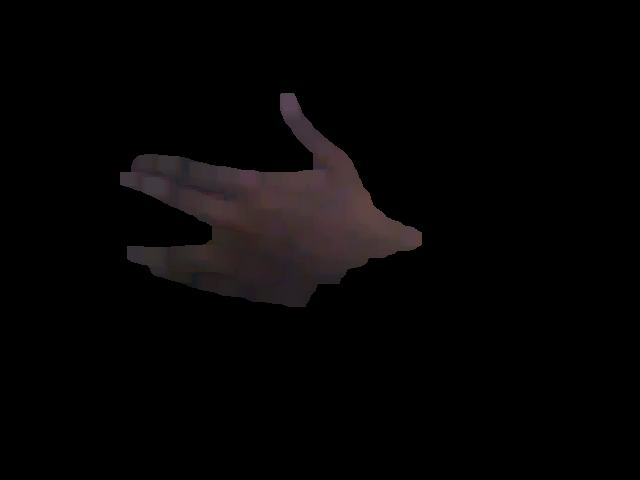
#> input picture Mosaic'17/spock1.png, 640 x 480 px; its folder holds only this picture in this run
$ python mosaic_data.py
#> lines starting #> are read from the running program, lines starting #| are printed output that depends on the picture; after the words box and inside, x2 and y2 are one past the last pixel; in counts of white or black regions, pixels touching at a corner belong together
import cv2
import numpy as np

lower=np.array([10,10,10])
upper=np.array([255,255,255])

for i in range(1,31):

    img=cv2.imread('spock'+str(i)+'.png',1)
#> img is the input picture: shape (480, 640, 3); mean B, G, R 4.9, 4.6, 5.9
    img_f=cv2.inRange(img,lower,upper)
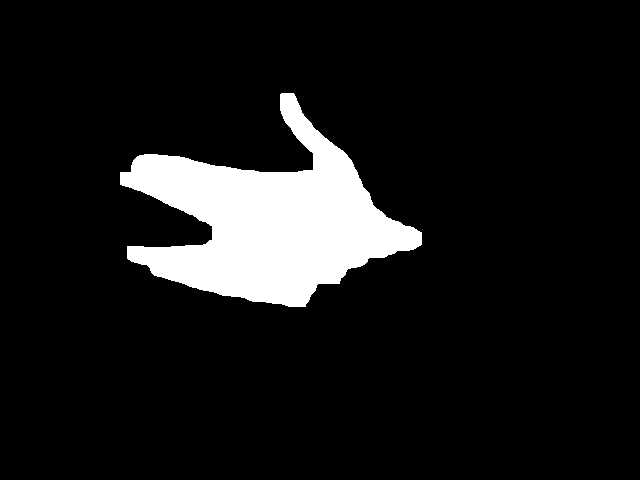
#> img_f: shape (480, 640); 9.7% white; 1 white region, box (x1, y1, x2, y2) and area: (120, 93, 422, 307) 29859
#> (the run stopped early here; a loop or call above may not have finished)
